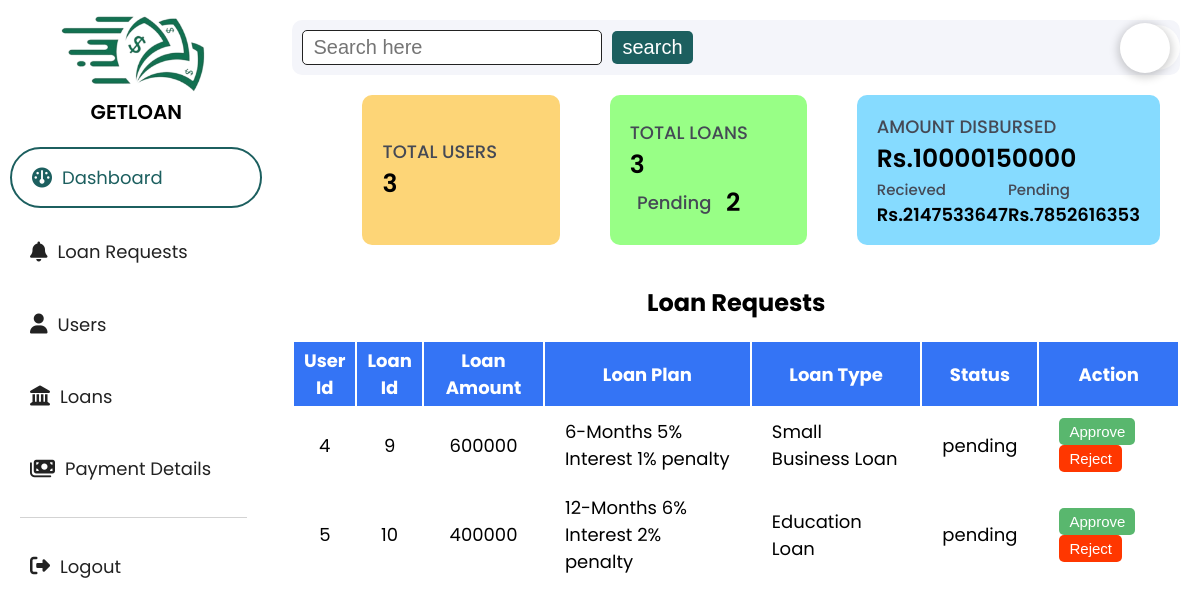
The page /admin_dashboard.php on the database as committed earlier.
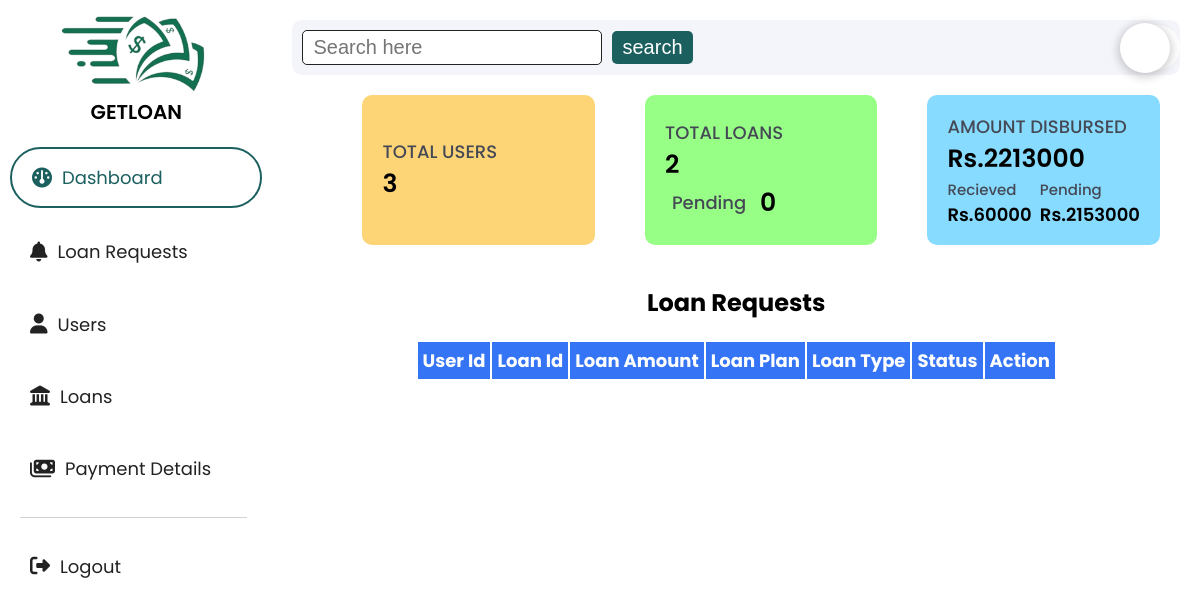
The same page on the database as committed later.
### tables this page shows
CREATE TABLE `loan` (
  `loan_id` int(11) NOT NULL,
  `user_id` int(255) NOT NULL,
  `loan_amount` varchar(255) NOT NULL,
  `remaining_loan` varchar(255) DEFAULT '0',
  `loan_plan` varchar(255) NOT NULL,
  `loan_type` varchar(255) NOT NULL,
  `status` varchar(255) NOT NULL DEFAULT 'pending'
);

### admin_dashboard.php (the view, shortened to what this page needs)
<?php
include ("connection.php");
?>
<!DOCTYPE html>
<html lang="en">
<head>
    <link rel="stylesheet" href="css/admin2.css" />
    <link rel="stylesheet" href="https://cdnjs.cloudflare.com/ajax/libs/font-awesome/6.5.1/css/all.min.css" />
</head>
<body>
    <div class="body_container">
        <div class="sidebar">
            <div class="logo_img">
                <img src="image/loan.png">
                <p>GETLOAN</p>
            </div>
            <div class="menu_container">
                <div class="menu active" id="dashboard" onclick="dashboardShow()">
                    <i class="fa-solid fa-gauge"></i>
                    <p>Dashboard</p>
                </div>
                <div class="menu" id="myloan" onclick="loanDetails()">
                    <i class="fa-solid fa-bell"></i>
                    <p>Loan Requests</p>
                </div>
                <a href="#">
                    <div class="menu" id="newloan" onclick="newLoan()">
                        <i class="fa-solid fa-user"></i>
                        <p>Users</p>
                    </div>
                </a>
                <a href="#">
                    <div class="menu" id="loan" onclick="loanShow()">
                        <i class="fa-solid fa-landmark"></i>
                        <p>Loans</p>
                    </div>
                </a>
                <a href="#">
                    <div class="menu" id="payment" onclick="paymentShow()">
                        <i class="fa-solid fa-money-bills"></i>
                        <p>Payment Details</p>
                    </div>
                </a>
            </div>
            <div class="logout_btn">
                <a href="logout.php">
                    <div class="menu">
                        <i class="fa-solid fa-right-from-bracket"></i>
                        <p>Logout</p>
                    </div>
                </a>
            </div>
        </div>
        <div class="main_section">
            <div class="header">
                <div class="search_btn">
                    <input type="text" placeholder="Search here">
                    <button>search</button>
                </div>
                <div class="profile_btn">
                    <div class="letter">
                    </div>
                    <p><?php echo $admin_data['admin_name'] ?></p>
                </div>
            </div>
            <div class="dashboard">
                <?php
                $select_user = "SELECT * FROM user";
                $user_data = mysqli_query($conn, $select_user);
                $total_user = mysqli_num_rows($user_data);
                $select_loan = "SELECT * FROM loan WHERE status='approved'";
                $loan_data = mysqli_query($conn, $select_loan);
                $total_loan = mysqli_num_rows($loan_data);
                $select_loan = "SELECT * FROM loan WHERE status='pending'";
                $loan_data = mysqli_query($conn, $select_loan);
                $total_pending = mysqli_num_rows($loan_data);
                $select_loan_sum = "SELECT SUM(l.loan_amount) AS total_loan_amount, SUM(p.amount) AS total_loan_payed
                 FROM loan as l
                 LEFT JOIN payment as p ON l.loan_id=p.loan_id WHERE l.status='approved'";
                $loan_sum_result = mysqli_query($conn, $select_loan_sum);
                $loan_sum_row = mysqli_fetch_assoc($loan_sum_result);
                $total_loan_amount = $loan_sum_row['total_loan_amount'];
                $total_loan_payed = $loan_sum_row['total_loan_payed'];
                ?>
                <div class="card_container">
                    <div class="card" style="background-color:rgb(253, 213, 119)">
                        <div>
                            <p>TOTAL USERS</p>
                            <span><?php echo $total_user ?></span>
                        </div>
                    </div>
                    <div class="card" style="background-color:rgb(152, 255, 134)">
                        <div>
                            <p>TOTAL LOANS</p>
                            <span><?php echo $total_loan ?></span>
                            <div class="pending">
                                <p>Pending</p>
                                <span><?php echo $total_pending?></span>
                            </div>
                        </div>
                    </div>
                    <div class="card" style="background-color:rgb(134, 219, 255)">
                        <div>
                            <p>AMOUNT DISBURSED</p>
                            <span>Rs.<?php echo $total_loan_amount ?></span>
                            <div class="recived_pending">
                                <p>Recieved
                                    <span>Rs.<?php echo $total_loan_payed ?></span>
                                </p>
                                <p>Pending
                                    <span>Rs.<?php echo $total_loan_amount - $total_loan_payed ?></span>
                                </p>
                            </div>
                        </div>
                    </div>
                </div>
            </div>
            <div class="loan_request ">
                <h2>Loan Requests</h2>
                <div class="table_wrapper">
                    <table>
                        <thead>
                            <th>User Id</th>
                            <th>Loan Id</th>
                            <th>Loan Amount</th>
                            <th>Loan Plan</th>
                            <th>Loan Type</th>
                            <th>Status</th>
                            <th>Action</th>
                        </thead>
                        <tbody>
                            <?php
                            include ('connection.php');
                            $request_query = "SELECT `user_id`,`loan_id`, `user_id`, `loan_amount`, `loan_plan`, `loan_type`, `status` FROM `loan` WHERE status='pending';";
                            $request_data = mysqli_query($conn, $request_query);
                            if (mysqli_num_rows($request_data) > 0) {
                                while ($result = mysqli_fetch_assoc($request_data)) {
                                    ?>
                                    <tr>
                                        <td>
                                            <div class="data">
                                                <?php echo $result['user_id'] ?>
                                            </div>
                                        </td>
                                        <td>
                                            <div class="data">
                                                <?php echo $result['loan_id'] ?>
                                            </div>
                                        </td>
                                        <td>
                                            <div class="data">
                                                <?php echo $result['loan_amount'] ?>
                                            </div>
                                        </td>
                                        <td>
                                            <div class="data">
                                                <?php echo $result['loan_plan'] ?>
                                            </div>
                                        </td>
                                        <td>
                                            <div class="data">
                                                <?php echo $result['loan_type'] ?>
                                            </div>
                                        </td>
                                        <td>
                                            <div class="data">
                                                <?php echo $result['status'] ?>
                                            </div>
                                        </td>
                                        <td>
                                            <div class="action_data">
                                                <a href="approve.php?id=<?php echo $result['loan_id'] ?>"><button
                                                        style="background-color:rgb(89, 183, 110);" onclick="return confirmApprove()">Approve</button></a>
                                                <a href="delete_request.php?id=<?php echo $result['loan_id'] ?>"><button
                                                        onclick="return confirmDelete()">Reject</button></a>
                                            </div>
                                        </td>
                                    </tr>
                                    <?php
                                }
                            }
                            ?>
                        </tbody>
                    </table>
                </div>
            </div>
        </div>
    </div>
</body>
</html>

### css/admin2.css (style rules this page uses)
:root { --primaryColor: #1c5f5f; --secondaryColor: #d6e7d5; --bodyColor: #edeef3; --lightGreyColor: #f4f5fa; --whiteColor: #ffffff; --blackColor: #222; --lightBlackColor: #454955; --darkPurpleColor: #2c2f4e; --redColor: rgb(255, 55, 0); --greenColor: rgb(89, 183, 110); --lightBlue: rgb(52, 116, 245); }
* { padding: 0; margin: 0; box-sizing: border-box; }
body { font-family: poppins; background-color: var(--whiteColor); }
.sidebar { background-color: var(--whiteColor); display: flex; flex-direction: column; width: 350px; padding: 10px; height: 100vh; position: sticky; }
a { text-decoration: none; }
.menu_container { display: flex; flex-direction: column; justify-content: space-between; height: 350px; margin-top: 20px; }
.menu { display: flex; align-items: center; font-size: 20px; padding: 15px 20px; color: var(--blackColor); }
.active { border: 2px solid var(--primaryColor); border-radius: 100px; color: var(--primaryColor); }
.menu p { font-size: 18px; margin-left: 10px; }
.body_container { display: flex; }
.main_section { padding: 20px; width: 100%; }
.header { background-color: var(--lightGreyColor); display: flex; align-items: center; border-radius: 10px; justify-content: space-between; }

Rows that differ between the two databases and show on the page:
removed loan: user "4", loan_id "9", loan_amount "600000", loan_plan "6-Months 5% Interest 1% penalty", loan_type "Small Business Loan", status "pending"
removed loan: user "5", loan_id "10", loan_amount "400000", loan_plan "12-Months 6% Interest 2% penalty", loan_type "Education Loan", status "pending"
Other text that changed with them:
$total_loan: "3" → "2"
$total_pending: "2" → "0"
$total_loan_amount: "10000150000" → "2213000"
$total_loan_payed: "2147533647" → "60000"
$total_loan_amount - $total_loan_payed: "7852616353" → "2153000"
